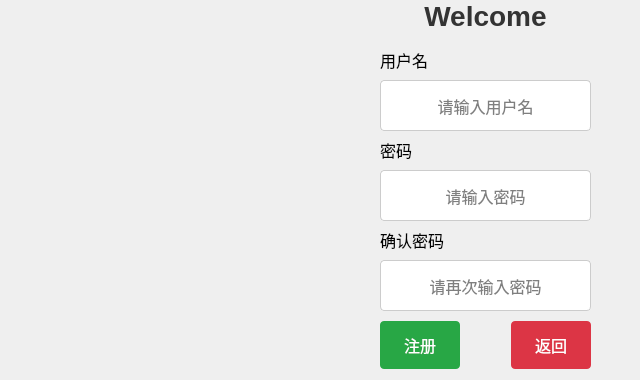
<?xml version="1.0" encoding="UTF-8"?>
<ui version="4.0">
 <class>register1</class>
 <widget class="QDialog" name="register1">
  <property name="geometry">
   <rect>
    <x>0</x>
    <y>0</y>
    <width>640</width>
    <height>380</height>
   </rect>
  </property>
  <property name="windowTitle">
   <string>Dialog</string>
  </property>
  <widget class="QLabel" name="title">
   <property name="geometry">
    <rect>
     <x>370</x>
     <y>-20</y>
     <width>231</width>
     <height>71</height>
    </rect>
   </property>
   <property name="font">
    <font>
     <family>Arial</family>
     <pointsize>-1</pointsize>
     <bold>true</bold>
    </font>
   </property>
   <property name="styleSheet">
    <string notr="true">QLabel {
    font-family: 'Arial', sans-serif;
    font-size: 28px;
    font-weight: bold;
    color: #333;
    text-align: center;
    padding: 20px;
}</string>
   </property>
   <property name="text">
    <string>Welcome</string>
   </property>
   <property name="alignment">
    <set>Qt::AlignmentFlag::AlignCenter</set>
   </property>
  </widget>
  <widget class="QLineEdit" name="username">
   <property name="geometry">
    <rect>
     <x>380</x>
     <y>80</y>
     <width>211</width>
     <height>51</height>
    </rect>
   </property>
   <property name="styleSheet">
    <string notr="true">QLineEdit {
    background-color: white;
    border: 1px solid #ccc;
    border-radius: 4px;
    padding: 10px;
    font-size: 16px;
}
QLineEdit:focus {
    border-color: #007BFF;
}</string>
   </property>
   <property name="alignment">
    <set>Qt::AlignmentFlag::AlignCenter</set>
   </property>
   <property name="placeholderText">
    <string>请输入用户名</string>
   </property>
  </widget>
  <widget class="QLineEdit" name="psd">
   <property name="geometry">
    <rect>
     <x>380</x>
     <y>170</y>
     <width>211</width>
     <height>51</height>
    </rect>
   </property>
   <property name="styleSheet">
    <string notr="true">QLineEdit {
    background-color: white;
    border: 1px solid #ccc;
    border-radius: 4px;
    padding: 10px;
    font-size: 16px;
}
QLineEdit:focus {
    border-color: #007BFF;
}</string>
   </property>
   <property name="text">
    <string/>
   </property>
   <property name="echoMode">
    <enum>QLineEdit::EchoMode::Password</enum>
   </property>
   <property name="alignment">
    <set>Qt::AlignmentFlag::AlignCenter</set>
   </property>
   <property name="placeholderText">
    <string>请输入密码</string>
   </property>
  </widget>
  <widget class="QLineEdit" name="psd_again">
   <property name="geometry">
    <rect>
     <x>380</x>
     <y>260</y>
     <width>211</width>
     <height>51</height>
    </rect>
   </property>
   <property name="styleSheet">
    <string notr="true">QLineEdit {
    background-color: white;
    border: 1px solid #ccc;
    border-radius: 4px;
    padding: 10px;
    font-size: 16px;
}
QLineEdit:focus {
    border-color: #007BFF;
}</string>
   </property>
   <property name="echoMode">
    <enum>QLineEdit::EchoMode::Password</enum>
   </property>
   <property name="alignment">
    <set>Qt::AlignmentFlag::AlignCenter</set>
   </property>
   <property name="placeholderText">
    <string>请再次输入密码</string>
   </property>
  </widget>
  <widget class="QWidget" name="horizontalLayoutWidget">
   <property name="geometry">
    <rect>
     <x>380</x>
     <y>320</y>
     <width>211</width>
     <height>51</height>
    </rect>
   </property>
   <layout class="QHBoxLayout" name="horizontalLayout">
    <item>
     <widget class="QPushButton" name="register_btn">
      <property name="styleSheet">
       <string notr="true">QPushButton {
    background-color: #28a745;
    color: white;
    border-radius: 4px;
    padding: 12px 24px;
    font-size: 16px;
}
QPushButton:hover {
    background-color: #218838;
}
QPushButton:pressed {
    background-color: #1e7e34;
}</string>
      </property>
      <property name="text">
       <string>注册</string>
      </property>
     </widget>
    </item>
    <item>
     <spacer name="horizontalSpacer">
      <property name="orientation">
       <enum>Qt::Orientation::Horizontal</enum>
      </property>
      <property name="sizeHint" stdset="0">
       <size>
        <width>40</width>
        <height>20</height>
       </size>
      </property>
     </spacer>
    </item>
    <item>
     <widget class="QPushButton" name="backup_btn">
      <property name="styleSheet">
       <string notr="true">QPushButton {
    background-color: #dc3545;
    color: white;
    border-radius: 4px;
    padding: 12px 24px;
    font-size: 16px;
}
QPushButton:hover {
    background-color: #c82333;
}
QPushButton:pressed {
    background-color: #bd2130;
}</string>
      </property>
      <property name="text">
       <string>返回</string>
      </property>
     </widget>
    </item>
   </layout>
  </widget>
  <widget class="QLabel" name="user_lab">
   <property name="geometry">
    <rect>
     <x>380</x>
     <y>50</y>
     <width>67</width>
     <height>19</height>
    </rect>
   </property>
   <property name="font">
    <font>
     <pointsize>12</pointsize>
    </font>
   </property>
   <property name="layoutDirection">
    <enum>Qt::LayoutDirection::LeftToRight</enum>
   </property>
   <property name="text">
    <string>用户名</string>
   </property>
   <property name="alignment">
    <set>Qt::AlignmentFlag::AlignLeading|Qt::AlignmentFlag::AlignLeft|Qt::AlignmentFlag::AlignVCenter</set>
   </property>
  </widget>
  <widget class="QLabel" name="psd_lab">
   <property name="geometry">
    <rect>
     <x>380</x>
     <y>140</y>
     <width>67</width>
     <height>19</height>
    </rect>
   </property>
   <property name="font">
    <font>
     <pointsize>12</pointsize>
    </font>
   </property>
   <property name="layoutDirection">
    <enum>Qt::LayoutDirection::LeftToRight</enum>
   </property>
   <property name="text">
    <string>密码</string>
   </property>
   <property name="alignment">
    <set>Qt::AlignmentFlag::AlignLeading|Qt::AlignmentFlag::AlignLeft|Qt::AlignmentFlag::AlignVCenter</set>
   </property>
  </widget>
  <widget class="QLabel" name="psd_a_lab">
   <property name="geometry">
    <rect>
     <x>380</x>
     <y>230</y>
     <width>67</width>
     <height>19</height>
    </rect>
   </property>
   <property name="font">
    <font>
     <pointsize>12</pointsize>
    </font>
   </property>
   <property name="layoutDirection">
    <enum>Qt::LayoutDirection::LeftToRight</enum>
   </property>
   <property name="text">
    <string>确认密码</string>
   </property>
   <property name="alignment">
    <set>Qt::AlignmentFlag::AlignLeading|Qt::AlignmentFlag::AlignLeft|Qt::AlignmentFlag::AlignVCenter</set>
   </property>
  </widget>
  <widget class="QLabel" name="pic">
   <property name="geometry">
    <rect>
     <x>0</x>
     <y>0</y>
     <width>361</width>
     <height>381</height>
    </rect>
   </property>
   <property name="styleSheet">
    <string notr="true">border-image: url(:/images/wel.png);</string>
   </property>
   <property name="text">
    <string/>
   </property>
  </widget>
 </widget>
 <resources/>
 <connections/>
</ui>
